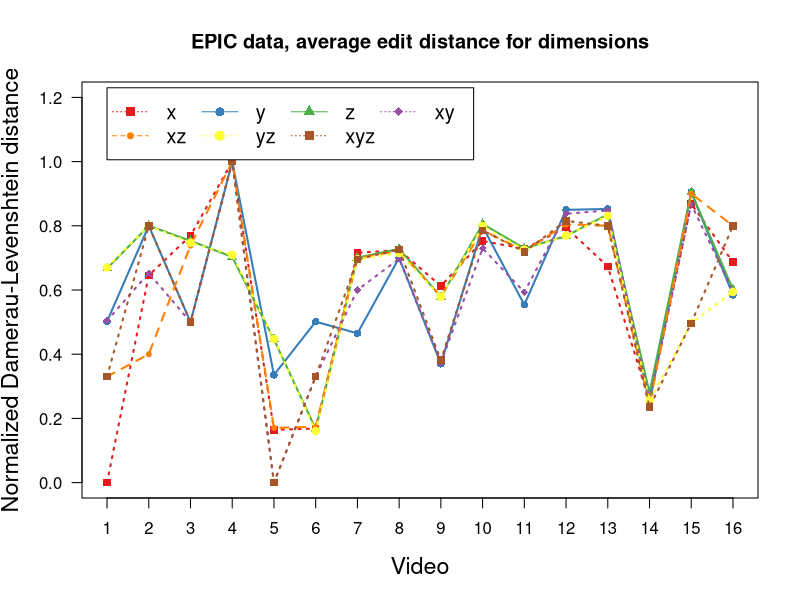

Here is the R script that generated this plot:
library(RColorBrewer)

# Define data (x: videos, y: fit of model, edit distance with Damerau-Levenshtein)
xdata <- c(1,2,3,4,5,6,7,8,9,10,11,12,13,14,15,16)
x <- c(0,0.6458,0.769,1,0.16433,0.16833,0.7158,0.7245,0.6125,0.752714286,0.72833,0.7944,0.6734,0.2525,0.8686,0.6866)
y <- c(0.502,0.8,0.5,1,0.33533,0.50133,0.4648,0.700167,0.37,0.797428571,0.554167,0.84967,0.8526,0.2485,0.9054,0.5844)
z <- c(0.667,0.8,0.753,0.703,0.44633,0.167,0.7008,0.728167,0.57875,0.805714286,0.729833,0.76822,0.8356,0.2805,0.9044,0.6016)
xy <- c(0.50433,0.653,0.5,1,0,0.33,0.6,0.6975,0.37175,0.730142857,0.5933,0.83767,0.8478,0.256,0.8672,0.596)
xz <- c(0.33,0.4,0.7385,1,0.17033,0.174,0.6992,0.721833,0.57975,0.785857143,0.721833,0.80422,0.8,0.241,0.9,0.8)
yz <- c(0.67,0.8,0.7475,0.7095,0.44733,0.16067,0.6952,0.715167,0.57925,0.799285714,0.72567,0.76922,0.831,0.2545,0.4968,0.5942)
xyz <- c(0.33,0.8,0.5,1,0,0.33,0.6952,0.7267,0.38125,0.786,0.718833,0.81533,0.8,0.235,0.4964,0.8)

col = brewer.pal(n=7,name='Set1')

# Plot x
plot(xdata, x, type='o', col=col[1], pch=15, lty=3, ylim=c(0,1.2), lwd=2, 
     ylab='Normalized Damerau-Levenshtein distance', main="EPIC data, average edit distance for dimensions",
     xlab='Video', las=1, xaxt='n', cex.lab=1.4)
axis(side=1, at=1:16, labels=xdata, cex.axis=1)

# Plot y
points(xdata, y, col=col[2], pch=16)
lines(xdata, y, col=col[2], lty=1, lwd=2)

# Plot z
points(xdata, z, col=col[3], pch=17)
lines(xdata, z, col=col[3], lty=1, lwd=2)

# Plot xy
points(xdata, xy, col=col[4], pch=18)
lines(xdata, xy, col=col[4], lty=3, lwd=2)

# Plot xz
points(xdata, xz, col=col[5], pch=20)
lines(xdata, xz, col=col[5], lty=2, lwd=2)

# Plot yz
points(xdata, yz, col=col[6], pch=19)
lines(xdata, yz, col=col[6], lty=3, lwd=2)

# Plot yz
points(xdata, xyz, col=col[7], pch=15)
lines(xdata, xyz, col=col[7], lty=3, lwd=2)



# Plot legend in 3 columns
legend_order <- matrix(1:8, ncol=4, byrow=TRUE)

legend(1,1.23, c('x','y','z','xy','xz','yz','xyz')[legend_order], 
       col=c(col[1],col[2],col[3],col[4],col[5],col[6],col[7])[legend_order], 
       pch=c(15,16,17,18,20,19,15)[legend_order], lty=c(3,1,1,3,2,3,3)[legend_order], ncol=4, cex=1.2)

